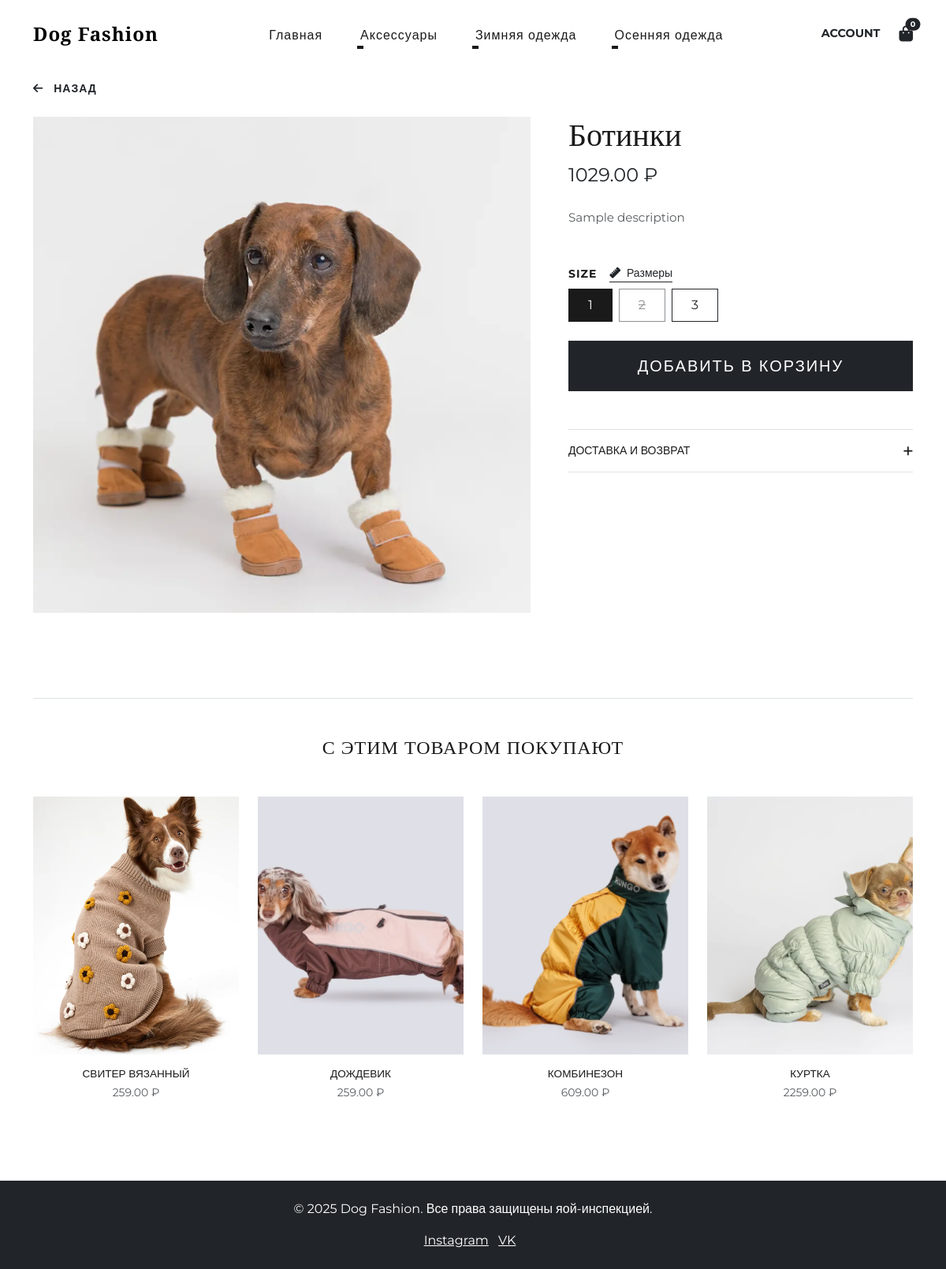
/product/botinki/, run on the app's committed database.
### products/models.py (models this page shows, shortened)
class Category(models.Model):
    name = models.CharField(max_length=100)
    slug = models.SlugField(unique=True)
    parent = models.ForeignKey('self', on_delete=models.CASCADE, null=True, blank=True, related_name='children')
    class Meta:
        verbose_name_plural = 'Categories'
        ordering = ('name',)

class ProductImage(models.Model):
    product = models.ForeignKey(Product, related_name='images', on_delete=models.CASCADE)
    image = models.ImageField(upload_to='products/%Y/%m/%d')

class Product(models.Model):
    categories = models.ManyToManyField(Category, related_name='products', blank=True)
    name = models.CharField(max_length=200)
    slug = models.SlugField(unique=True)
    description = models.TextField(blank=True)
    price = models.DecimalField(max_digits=10, decimal_places=2)
    available = models.BooleanField(default=True)
    created = models.DateTimeField(auto_now_add=True)
    updated = models.DateTimeField(auto_now=True)
    def get_size_guide_type(self):
        for category in self.categories.all():
            cat = category
            while cat:
                slug = cat.slug.lower()
                if 'shoes' in slug or 'boots' in slug or 'footwear' in slug:
                    return 'shoes'
                if 'acc-' in slug or 'accessories' in slug:
                    return 'accessories'
                cat = cat.parent
        return 'clothing'

class Size(models.Model):
    product = models.ForeignKey(Product, related_name='sizes', on_delete=models.CASCADE)
    name = models.CharField(max_length=10)
    stock = models.PositiveIntegerField(default=0)

### products/views.py (the view)
# urls.py: path('product/<slug:slug>/', views.product_detail, name='product_detail'),
def product_detail(request, slug):
    product = get_object_or_404(Product, slug=slug, available=True)
    related_products = Product.objects.filter(available=True, categories__in=product.categories.all()).exclude(id=product.id).distinct()[:4]
    return render(request, 'products/detail.html', {
        'product': product,
        'related_products': related_products
    })

### products/context_processors.py (called while the page is built)
def menu_categories(request):
    categories = Category.objects.filter(parent=None).exclude(slug__in=['clothes', 'new-arrivals']).prefetch_related('children')
    return {
        'menu_categories': categories
    }

### products/templates/products/detail.html (shortened to what this page needs)
{% extends "base.html" %}
{% load static %}
{% block content %}
<div class="container" style="margin-top: 100px; padding-bottom: 100px;">
    <div class="mb-4">
        <a href="javascript:history.back()" class="text-dark text-decoration-none text-uppercase small fw-bold" style="letter-spacing: 1px;">
            <i class="fa-solid fa-arrow-left me-2"></i> Назад
        </a>
    </div>
    <div class="row g-5">
        <div class="col-lg-7">
            <div class="row g-2">
                {% if product.images.all %}
                    {% for image in product.images.all %}
                    <div class="col-12 mb-2">
                        <img src="{{ image.image.url }}" alt="{{ product.name }}" class="w-100 h-auto object-fit-cover">
                    </div>
                    {% endfor %}
                {% else %}
                    <div class="col-12">
                        <div class="bg-light d-flex align-items-center justify-content-center" style="height: 600px;">
                            <span class="text-muted">No Image Available</span>
                        </div>
                    </div>
                {% endif %}
            </div>
        </div>
        <div class="col-lg-5">
            <div class="sticky-top" style="top: 120px; z-index: 1;">
                <h1 class="mb-2" style="font-family: 'Playfair Display', serif; font-size: 2.5rem;">{{ product.name }}</h1>
                <p class="fs-4 mb-4 text-dark">{{ product.price }} ₽</p>
                <div class="mb-4">
                    <div class="text-muted" style="font-size: 0.95rem; line-height: 1.6;">
                        {{ product.description|linebreaks }}
                    </div>
                </div>
                <form action="{% url 'cart:cart_add' product.id %}" method="post" class="mt-5">
                    {% if product.sizes.exists %}
                    <div class="mb-4">
                        <div class="d-flex justify-content-between align-items-center mb-2">
                             <div class="d-flex align-items-center gap-3">
                                <label class="text-uppercase small fw-bold mb-0" style="letter-spacing: 1px;">Size</label>
                                {% with guide_type=product.get_size_guide_type %}
                                    {% if guide_type != 'accessories' %}
                                    <a href="#" class="text-dark text-decoration-none small border-bottom border-dark pb-0" data-bs-toggle="modal" data-bs-target="#sizeGuideModal">
                                        <i class="fa-solid fa-ruler me-1"></i> Размеры
                                    </a>
                                    {% endif %}
                                {% endwith %}
                            </div>
                        </div>
                        <div class="d-flex gap-2">
                            {% for size in product.sizes.all %}
                                <label class="btn btn-outline-dark rounded-0 px-4 py-2 {% if size.stock <= 0 %}text-decoration-line-through opacity-50{% endif %}" for="size-{{ size.id }}">{{ size.name }}</label>
                            {% endfor %}
                        </div>
                    </div>
                    {% endif %}
                    <div class="d-grid gap-2">
                        <button type="submit" class="btn btn-dark btn-lg text-uppercase py-3 rounded-0" style="letter-spacing: 2px;">
                            Добавить в корзину
                        </button>
                    </div>
                </form>
                <div class="mt-5 border-top border-bottom">
                    <div class="py-3 d-flex justify-content-between align-items-center cursor-pointer collapse-trigger" data-bs-toggle="collapse" data-bs-target="#shippingCollapse" aria-expanded="false" aria-controls="shippingCollapse">
                        <span class="text-uppercase small">Доставка и возврат</span>
                        <i class="fa-solid fa-plus small transition-transform"></i>
                    </div>
                </div>
            </div>
        </div>
    </div>
    {% if related_products %}
    <div class="mt-5 pt-5 border-top" style="margin-top: 100px !important;">
        <h4 class="text-center text-uppercase mb-5" style="font-family: 'Playfair Display', serif; letter-spacing: 1px;">С этим товаром покупают</h4>
        <div class="row row-cols-2 row-cols-md-4 g-4">
            {% for related in related_products %}
            <div class="col">
                <div class="product-card h-100">
                    <div class="bg-light mb-3 position-relative overflow-hidden" style="padding-top: 125%;">
                        <a href="{% url 'products:product_detail' related.slug %}" class="text-decoration-none stretched-link">
                            {% if related.images.exists %}
                                <img src="{{ related.images.first.image.url }}" class="position-absolute top-0 start-0 w-100 h-100 object-fit-cover" alt="{{ related.name }}">
                            {% else %}
                                <div class="position-absolute top-0 start-0 w-100 h-100 d-flex align-items-center justify-content-center text-muted bg-light">No Image</div>
                            {% endif %}
                        </a>
                    </div>
                    <div class="text-center">
                        <h6 class="font-primary text-uppercase mb-1" style="font-size: 0.85rem;">{{ related.name }}</h6>
                        <span class="text-muted small">{{ related.price }} ₽</span>
                    </div>
                </div>
            </div>
            {% endfor %}
        </div>
    </div>
    {% endif %}
</div>
{% endblock %}

### dog_fashion/templates/base.html (shortened to what this page needs)
<!DOCTYPE html>
<html lang="ru">
<head>
    <link href="https://cdn.jsdelivr.net/npm/bootstrap@5.3.0/dist/css/bootstrap.min.css" rel="stylesheet">
    <link rel="stylesheet" href="https://cdn.jsdelivr.net/npm/swiper@10/swiper-bundle.min.css" />
    <link rel="stylesheet" href="https://cdnjs.cloudflare.com/ajax/libs/font-awesome/6.4.0/css/all.min.css">
    {% load static %}
    <link rel="stylesheet" href="{% static 'css/style.css' %}">
</head>
<body style="display: flex; flex-direction: column; min-height: 100vh;">
    {% block header %}
    <nav class="navbar navbar-expand-lg navbar-light">
        <div class="container">
            <a class="navbar-brand fw-bold" href="/">Dog Fashion</a>
            <div class="collapse navbar-collapse" id="navbarNav">
                <ul class="navbar-nav mx-auto">
                    <li class="nav-item"><a class="nav-link mx-3" href="{% url 'products:index' %}">Главная</a></li>
                    {% for category in menu_categories %}
                        {% if category.children.exists %}
                        <li class="nav-item dropdown">
                            <a class="nav-link mx-3 dropdown-toggle" href="#" id="navbarDropdown{{ category.id }}" role="button" data-bs-toggle="dropdown" aria-expanded="false">
                                {{ category.name }}
                            </a>
                        </li>
                        {% else %}
                        <li class="nav-item">
                            <a class="nav-link mx-3" href="{% url 'products:product_list_by_category' category.slug %}">{{ category.name }}</a>
                        </li>
                        {% endif %}
                    {% endfor %}
                </ul>
                <div class="d-flex align-items-center gap-4">
                    {% if user.is_authenticated %}
                        <a href="{% url 'users:account' %}" class="text-dark text-decoration-none fw-bold" style="font-size: 0.9rem;">ACCOUNT</a>
                    {% else %}
                        <a href="{% url 'users:login' %}" class="text-dark text-decoration-none fw-bold" style="font-size: 0.9rem;">ACCOUNT</a>
                    {% endif %}
                    <a href="{% url 'cart:cart_detail' %}" class="text-dark position-relative">
                        <i class="fa-solid fa-bag-shopping fa-lg"></i>
                        <span id="cart-badge" class="position-absolute top-0 start-100 translate-middle badge rounded-pill bg-dark" style="font-size: 0.6rem;">
                            {{ request.session.cart|length|default:"0" }}
                        </span>
                    </a>
                </div>
            </div>
        </div>
    </nav>
    {% endblock %}
    <main style="flex: 1;">
        {% block content %}
        {% endblock %}
    </main>
    <footer class="bg-dark text-white py-4 mt-auto">
        <div class="container text-center">
            <p>&copy; 2025 Dog Fashion. Все права защищены яой-инспекцией.</p>
            <div>
                <a href="#" class="text-white me-2">Instagram</a>
                <a href="#" class="text-white me-2">VK</a>
            </div>
        </div>
    </footer>
</body>
</html>

### dog_fashion/static/css/style.css (style rules this page uses)
:root { --font-primary: 'Montserrat', sans-serif; --font-secondary: 'Playfair Display', serif; --color-dark: #1a1a1a; --color-light: #ffffff; --color-grey: #f4f4f4; }
html, body { width: 100%; max-width: 100%; margin: 0; padding: 0; }
body { font-family: var(--font-primary); color: var(--color-dark); }
.navbar { background: transparent !important; padding: 20px 0; position: absolute; width: 100%; z-index: 1000; top: 0; }
.navbar-brand { font-family: var(--font-secondary); font-size: 1.5rem; letter-spacing: 1px; }
.nav-link { position: relative; color: var(--color-dark) !important; font-weight: 400; letter-spacing: 1px; padding-bottom: 5px; }
.nav-link::after { content: ''; position: absolute; width: 0; height: 2px; bottom: 0; left: 0; background-color: var(--color-dark); transition: width 0.3s ease; }
.product-card { position: relative; overflow: hidden; transition: all 0.3s ease; cursor: pointer; margin: 0 auto; width: 100%; max-width: 100%; }
.product-card img { transition: transform 0.5s ease; }
.btn-check:checked + .btn-outline-dark { background-color: var(--color-dark); border-color: var(--color-dark); }
.transition-transform { transition: transform 0.3s ease; }
footer { background: #1a1a1a; padding: 80px 0 40px; margin-top: auto; }

### data on the page
Category: name "Аксессуары"
Category: name "Зимняя одежда"
Category: name "Осенняя одежда"
ProductImage: image (picture)
Product: name "Ботинки", price "1029.00", description "Sample description"
Size: name "1"
Size: name "2"
Size: name "3"
Product: images.first.image (picture), name "СВИТЕР ВЯЗАННЫЙ", price "259.00"
Product: images.first.image (picture), name "ДОЖДЕВИК", price "259.00"
Product: images.first.image (picture), name "КОМБИНЕЗОН", price "609.00"
Product: images.first.image (picture), name "КУРТКА", price "2259.00"

### other printed values
{{ request.session.cart|length|default:"0" }} "0"
